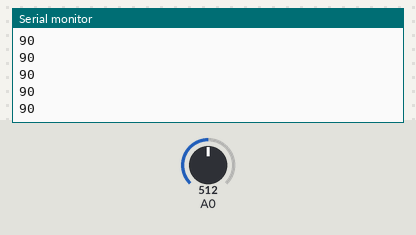
A sketch run on a simulated Arduino Uno, built with avr-gcc and run on an emulated ATmega328P. On the bench: the last lines printed to the serial monitor. The inputs (shaded band) are chosen by the test bench; at power-on: A0 = 512.

Above: at 1.2 s.
1.3 s: A0 set to 716
At 2.1 s:
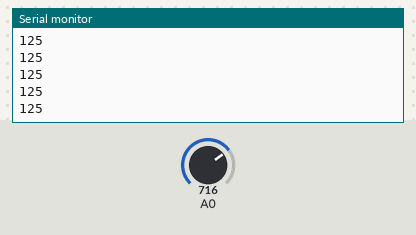
2.8 s: A0 set to 900
At 3.4 s:
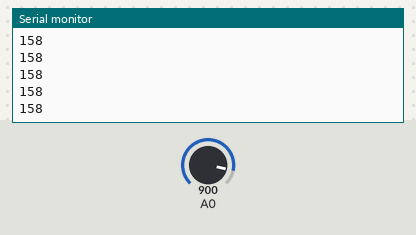
Timing chart, 0 to 5.8 s (numbered marks = the images above; inputs shaded):
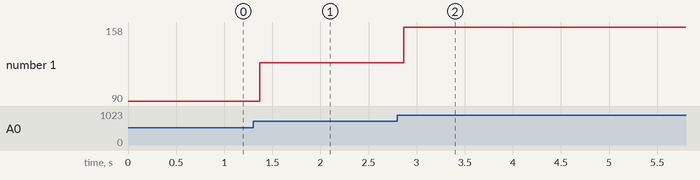

The sketch:

sketch_dec23a.ino
```cpp
void setup() {
  pinMode(A0,INPUT);
  Serial.begin(9600);

}

void loop() {
  int statein = analogRead(A0);
  int state1 = map(statein,0,1023,0,180);
  Serial.print(state1);
  Serial.print('\n');
  }
```

Measured:
- after the input at 1.3 s, the serial monitor: prints a new line after 0.07 s (image 1)
- after the input at 2.8 s, the serial monitor: prints a new line after 0.07 s (image 2)
- plotted number 1: 90 → 125 after the input at 1.3 s, 125 → 158 after the input at 2.8 s
